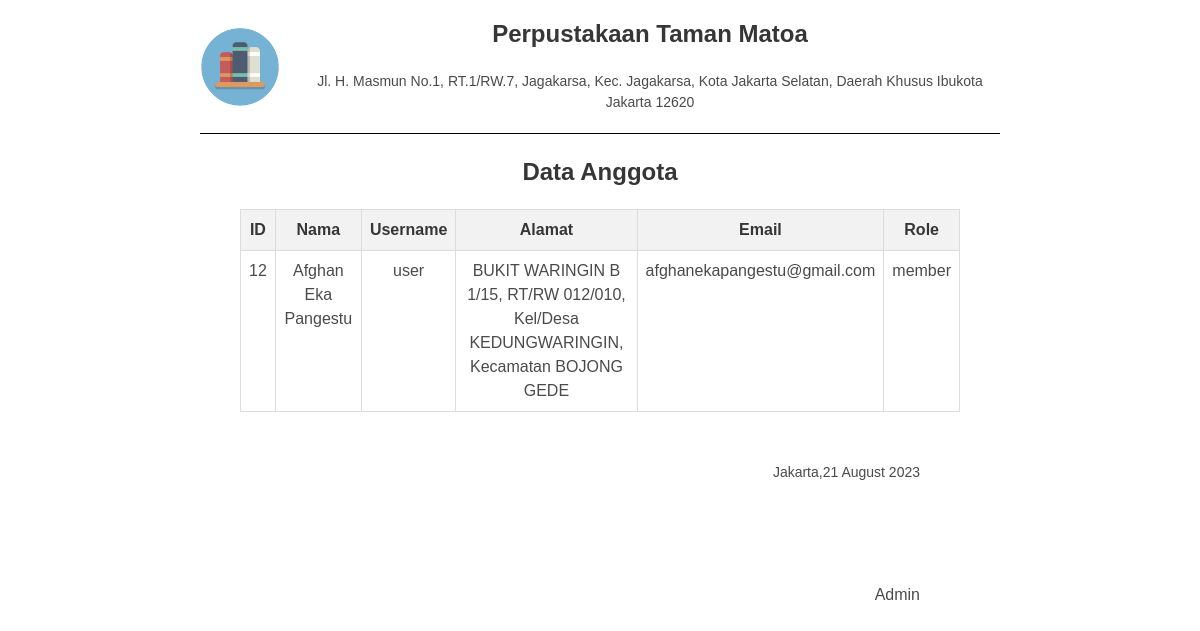
/laporan/laporan_DataAnggota.php, run on the app's committed database.
### tables this page shows
CREATE TABLE `anggota` (
  `id` int NOT NULL,
  `username` varchar(100) NOT NULL,
  `password` varchar(255) NOT NULL,
  `nama` varchar(100) NOT NULL,
  `alamat` varchar(255) NOT NULL,
  `email` varchar(100) NOT NULL,
  `role` varchar(50) DEFAULT NULL
);

### laporan/laporan_DataAnggota.php (the view, shortened to what this page needs)
<!DOCTYPE html>
<html lang="en">
<head>
  <link rel="stylesheet" href="https://cdnjs.cloudflare.com/ajax/libs/bulma/0.9.3/css/bulma.min.css">
</head>
<body>
  <div class="container">
    <div class="kop-surat">
      <img src="../assets/icon.png" alt="Logo Perpustakaan" class="logo">
      <div class="judul-alamat">
        <h1 class="title judul">Perpustakaan Taman Matoa</h1>
        <p class="alamat">Jl. H. Masmun No.1, RT.1/RW.7, Jagakarsa, Kec. Jagakarsa, Kota Jakarta Selatan, Daerah Khusus Ibukota Jakarta 12620</p>
      </div>
    </div>
    <div class="garis"></div>
    <h1 class="title judul mt-5">Data Anggota</h1>
    <table>
      <thead>
        <tr>
          <th>ID</th>
          <th>Nama</th>
          <th>Username</th>
          <th>Alamat</th>
          <th>Email</th>
          <th>Role</th>
        </tr>
      </thead>
      <tbody>
        <?php
        include '../koneksi.php';
        $query = "SELECT * FROM anggota";
        $result = mysqli_query($conn, $query);
        if (mysqli_num_rows($result) > 0) {
          while ($row = mysqli_fetch_assoc($result)) {
            $id = $row['id'];
            $nama = $row['nama'];
            $username = $row['username'];
            $alamat = $row['alamat'];
            $email = $row['email'];
            $role = $row['role'];
            ?>
            <tr>
              <td><?php echo $id; ?></td>
              <td><?php echo $nama; ?></td>
              <td><?php echo $username; ?></td>
              <td><?php echo $alamat; ?></td>
              <td><?php echo $email; ?></td>
              <td><?php echo $role; ?></td>
            </tr>
          <?php
          }
        } else {
          ?>
          <tr>
            <td colspan="6">Tidak ada data anggota.</td>
          </tr>
        <?php
        }
        ?>
      </tbody>
    </table>
    <div class="tanda-tangan">
      <div class="lokasi-tanggal">
        <p>Jakarta,<?php echo date('d F Y'); ?></p>
      </div>
      <div class="ttd">
        <p>Admin</p>
      </div>
    </div>
  </div>
</body>
</html>

### laporan/laporan_DataAnggota.php (style rules this page uses)
body { font-family: Arial, sans-serif; }
.container { margin: 20px auto; max-width: 800px; text-align: center; }
.kop-surat { display: flex; justify-content: center; align-items: center; margin-bottom: 20px; }
.logo { width: 80px; height: auto; margin-right: 20px; }
.judul-alamat { text-align: center; }
.judul { font-size: 24px; margin-bottom: 5px; }
.alamat { font-size: 14px; }
.garis { margin-top: 20px; border-top: 1px solid #000; }
table { border-collapse: collapse; width: 90%; margin: 20px auto; }
th, td { border: 1px solid #ddd; padding: 8px; text-align: left; }
th { background-color: #f2f2f2; }
.tanda-tangan { text-align: right; margin-top: 50px; margin-right: 80px; }
.ttd { margin-top: 20px; }
.lokasi-tanggal { font-size: 14px; margin-top: 10px; margin-bottom: 100px; }

### data on the page
anggota: id "12", nama "Afghan Eka Pangestu", username "user", alamat "BUKIT WARINGIN B 1/15, RT/RW 012/010, Kel/Desa KEDUNGWARINGIN, Kecamatan BOJONG GEDE", email "afghanekapangestu@gmail.com", role "member"
